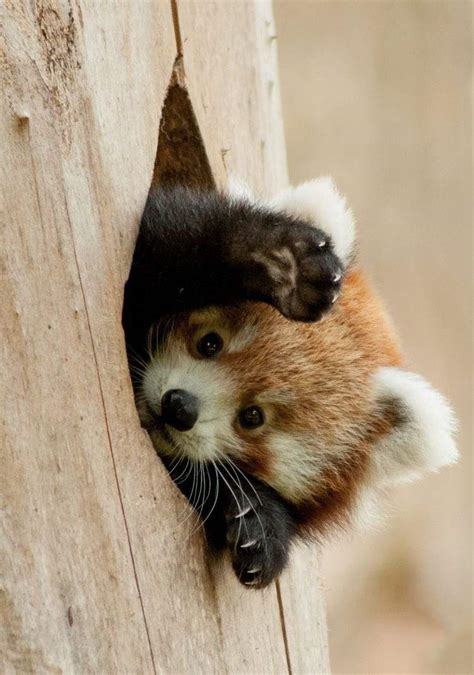
#> input picture CV_Tasks/Task_3/resources/test.png, 474 x 675 px
$ python main.py
#> lines starting #> are read from the running program, lines starting #| are printed output that depends on the picture
import cv2

def main():
    image = cv2.imread("../resources/test.png")
#> image is the input picture: shape (675, 474, 3); mean B, G, R 127.6, 150.9, 168.8

    if image is None:
        print("Error: couldn't open image")
        exit()

    text = "Cam 1"
    point = (10, 30)
    font = cv2.FONT_HERSHEY_COMPLEX_SMALL
    font_size = 2.0
    color = (33, 55, 183)
    thickness = 2
    cv2.putText(image, text, point, font, font_size, color, thickness)

    top_left_point = (50, 100)
    bottom_right_point = (200, 300)
    cv2.rectangle(image, top_left_point, bottom_right_point, color, thickness)

    center = (200, 200)
    radius = 222
    cv2.circle(image, center, radius, color, thickness)
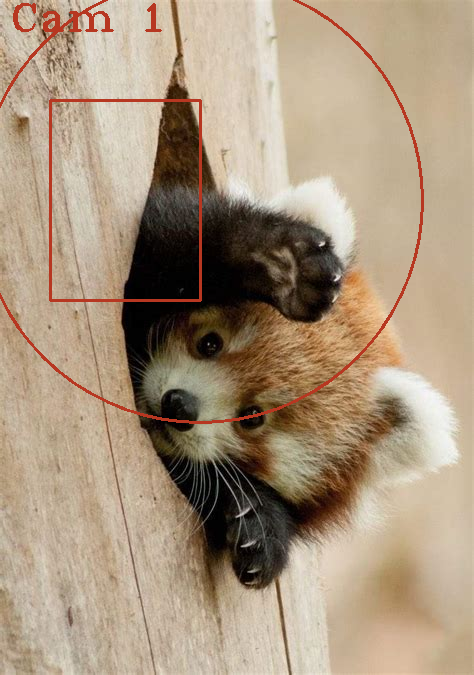
#> image: shape (675, 474, 3); mean B, G, R 125.9, 149.2, 169.2

    cv2.imshow("Image", image)
    cv2.waitKey(0)
    cv2.destroyAllWindows()


if __name__ == "__main__":
    main()
